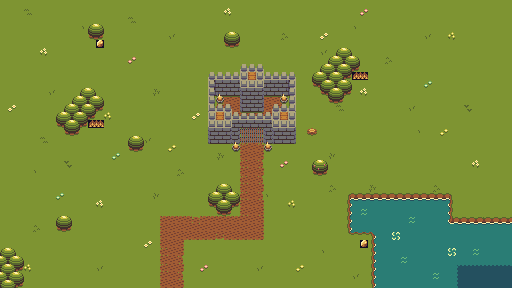

Tiled map render using the project's own tile images. Description and the map definition, with tile-layer contents summarised, below:
An orthogonal 64x36 tile map with 8x8 px tiles, 4 tile layers (Calque de Tuiles 1, Calque de Tuiles 2, Calque de Tuiles 3, Calque de Tuiles 4), 6 tilesets and 31 objects (20x Tree, 3x Lake, 2x Castle, 2x Wood, 2x Gold, ...).

<map version="1.10" tiledversion="1.10.2" orientation="orthogonal" renderorder="right-down" width="64" height="36" tilewidth="8" tileheight="8" infinite="0" nextlayerid="9" nextobjectid="49">
 <editorsettings>
  <export target="map-test2.json" format="json" />
 </editorsettings>
 <tileset firstgid="1" source="Overworld.tsx" />
 <tileset firstgid="2233" source="Walls.tsx" />
 <tileset firstgid="3625" source="Structures.tsx" />
 <tileset firstgid="6569" source="Interface.tsx" />
 <tileset firstgid="6749" source="Inputs.tsx" />
 <tileset firstgid="8129" source="Ores.tsx" />
 <layer id="1" name="Calque de Tuiles 1" width="64" height="36">
  <data>[2304 cells, 2304 non-empty, 28 distinct tile ids]</data>
 </layer>
 <layer id="2" name="Calque de Tuiles 2" width="64" height="36">
  <data>[2304 cells, 360 non-empty, 80 distinct tile ids]</data>
 </layer>
 <layer id="3" name="Calque de Tuiles 3" width="64" height="36">
  <data>[2304 cells, 90 non-empty, 31 distinct tile ids]</data>
 </layer>
 <layer id="5" name="Calque de Tuiles 4" width="64" height="36">
  <data>[2304 cells, 22 non-empty, 19 distinct tile ids]</data>
 </layer>
 <objectgroup id="4" name="Collision">
  <object id="2" name="Castle" x="208" y="72.75" width="87.5" height="71.25" />
  <object id="3" name="Lake" x="353.75" y="195.875" width="93.2917" height="34.625" />
  <object id="7" name="LeftFire" x="232.022" y="143.942" width="7.93333" height="7.88889" />
  <object id="8" name="RightFire" x="264.147" y="143.942" width="7.93333" height="7.88889" />
  <object id="9" name="Lake" x="377.667" y="234.667" width="133.333" height="52.3333" />
  <object id="10" name="Lake" x="451.333" y="220" width="58.3333" height="10.6667" />
  <object id="11" name="Tree" x="89.3333" y="25.6667" width="13.3333" height="12.6667" />
  <object id="12" name="Tree" x="225" y="34" width="13.3333" height="13" />
  <object id="15" name="Tree" x="329" y="57.6667" width="6" height="44" visible="0" />
  <object id="19" name="Tree" x="216.667" y="185.333" width="14" height="29" />
  <object id="20" name="Tree" x="208.667" y="193.667" width="29.6667" height="13" />
  <object id="21" name="Tree" x="80.3333" y="89.6667" width="14.6667" height="28.3333" />
  <object id="22" name="Tree" x="65" y="105" width="12.3333" height="29.3333" />
  <object id="23" name="Tree" x="57.3333" y="113.333" width="28.6667" height="13.6667" />
  <object id="24" name="Tree" x="73" y="97.3333" width="29.3333" height="13.3333" />
  <object id="25" name="Tree" x="56.6667" y="217.333" width="14" height="14" />
  <object id="26" name="Tree" x="128.667" y="138" width="14.3333" height="12.6667" />
  <object id="27" name="Tree" x="0.666667" y="249.667" width="14.3333" height="39" />
  <object id="28" name="Tree" x="16.3333" y="258.333" width="6" height="27.6667" />
  <object id="30" name="Tree" x="313" y="161" width="14" height="13.6667" />
  <object id="34" name="Wood" x="89" y="122" width="13.3333" height="4" />
  <object id="35" name="Wood" x="353.333" y="73.6667" width="13.6667" height="5" />
  <object id="38" name="Castle" x="240.775" y="64.529" width="22.5101" height="13.5061" />
  <object id="39" name="Tree" x="329.667" y="57.6667" width="28.6667" height="13.3333" />
  <object id="42" name="Tree" x="337" y="49" width="13.6667" height="30" />
  <object id="43" name="Tree" x="320.667" y="64.6667" width="15" height="31" />
  <object id="44" name="Tree" x="313" y="73" width="36.6667" height="12" />
  <object id="45" name="Tree" x="327.333" y="86.6667" width="14.6667" height="16" />
  <object id="46" name="Tree" x="334.333" y="80.3333" width="15.3333" height="14" />
  <object id="47" name="Gold" x="96.6667" y="41" width="6" height="5.66667" />
  <object id="48" name="Gold" x="361.333" y="241.333" width="4.66667" height="5.33333" />
 </objectgroup>
</map>
